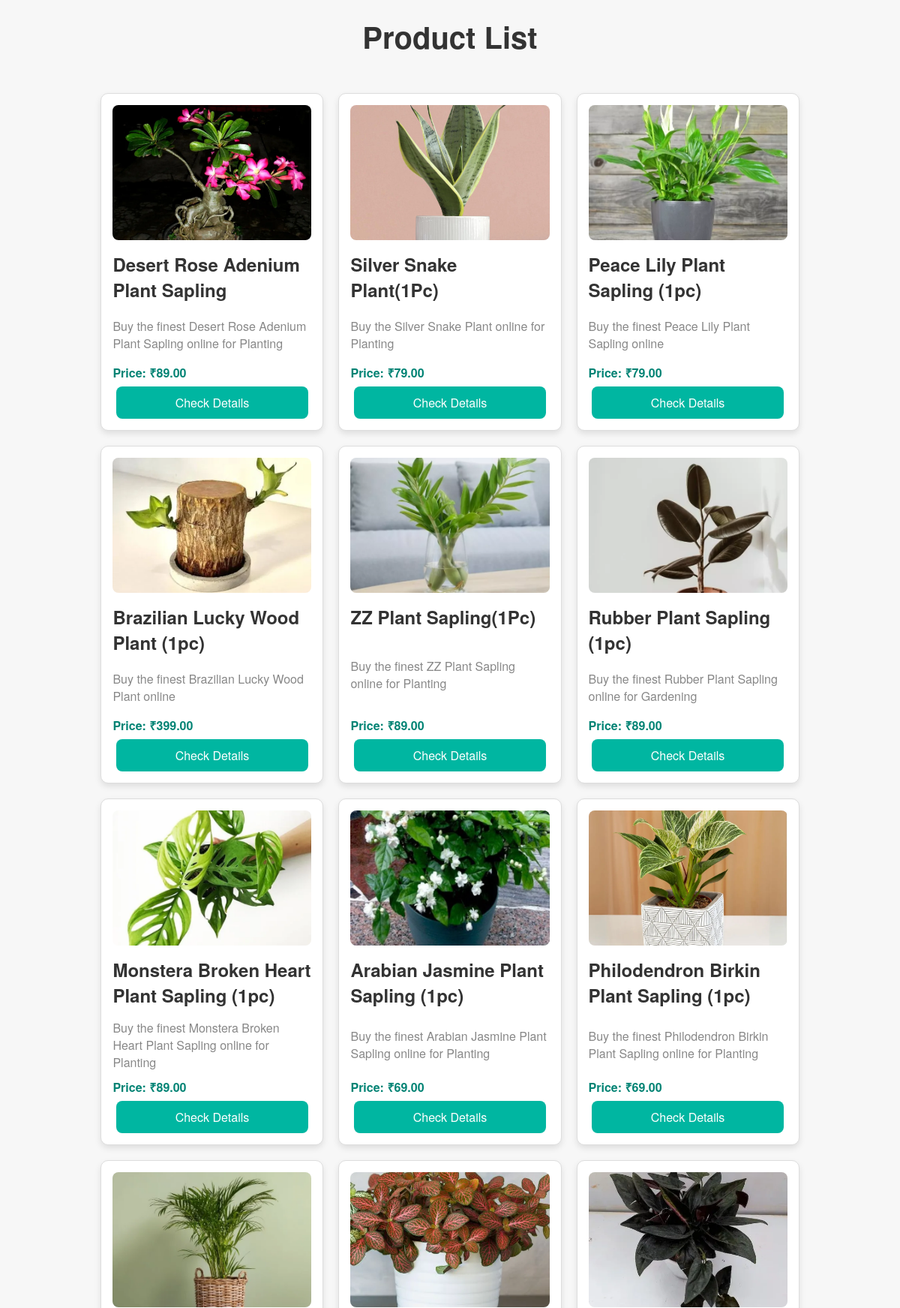
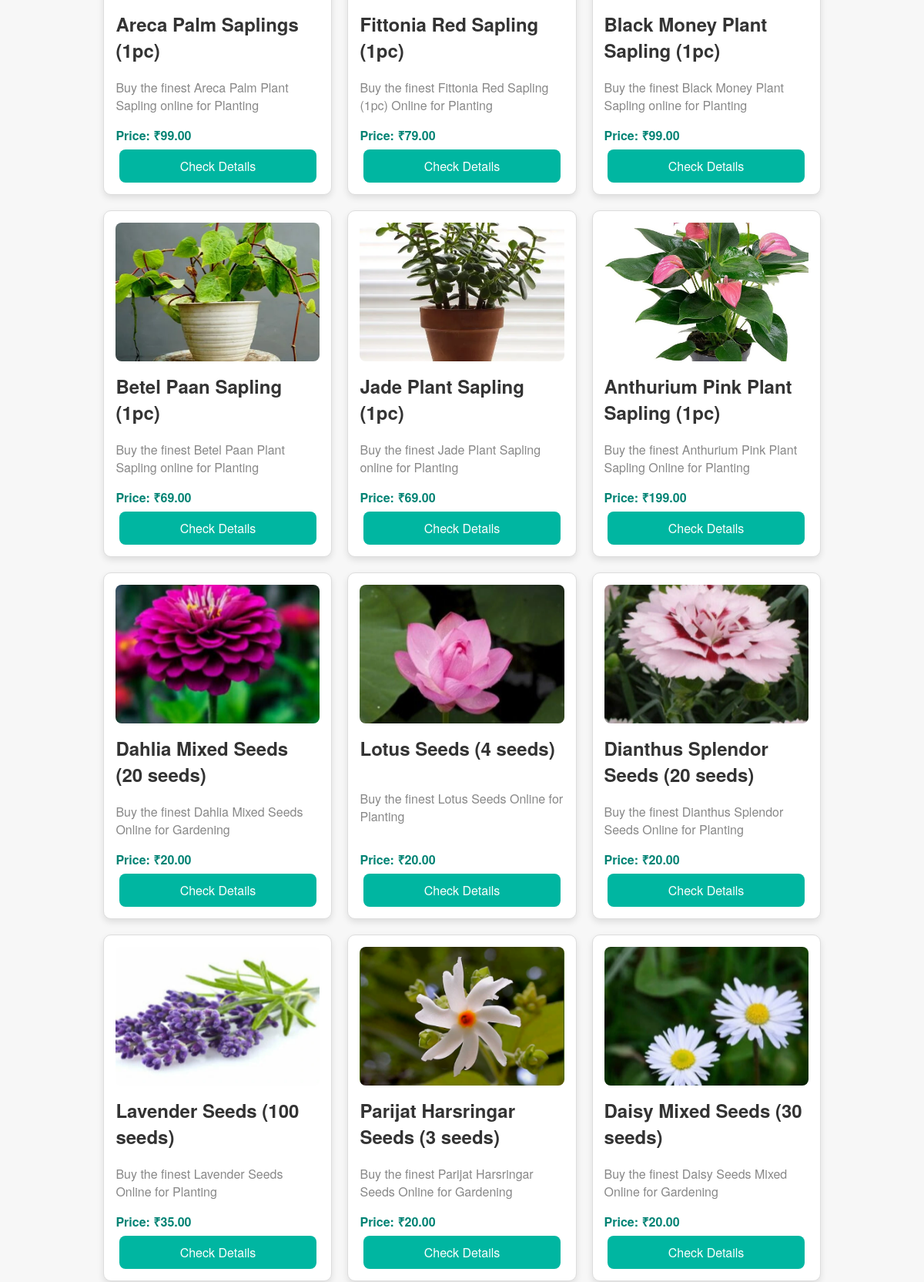
The page /products/product-list/ (upper part) on the database its author committed (2 pictures, top to bottom).
### products/models.py (models this page shows, shortened)
class Product(models.Model):
    name = models.CharField(max_length=100)
    description = models.TextField()
    price = models.DecimalField(max_digits=10, decimal_places=2)
    quantity = models.IntegerField(default=0)  # Stock quantity of the product
    image = models.ImageField(upload_to='products/')  # Ensure media settings are configured
    available = models.BooleanField(default=True)  # Indicates if the product is available for sale
    category = models.ForeignKey(Category, on_delete=models.CASCADE)  # Link to category
    rating = models.DecimalField(max_digits=3, decimal_places=1, default=0.0)  # New field for rating

### products/views.py (the view)
# urls.py: path('product-list/', views.product_list, name='product_list'),
def product_list(request):
    products = Product.objects.all()  # Fetch all products from the database
    return render(request, "products/product_list.html", {'products': products})

### products/templates/products/product_list.html (shortened to what this page needs)
{% load static %}
<!DOCTYPE html>
<html lang="en">
<head>
</head>
<body>
    <h1>Product List</h1>
    <div class="products-container">
        {% for product in products %}
            <div class="product-card">
                <img src="{{ product.image.url }}" alt="{{ product.name }}" class="product-image">
                <div class="product-details">
                    <h2>{{ product.name }}</h2>
                    <p class="product-description">{{ product.description }}</p>
                    <p class="product-price">Price: ₹{{ product.price }}</p>
                    <a class="btn" href="{% url 'product_details' product.pk %}">Check Details</a>
                </div>
            </div>
        {% endfor %}
    </div>
</body>
</html>

### products/templates/products/product_list.html (style rules this page uses)
body { font-family: 'Helvetica Neue', Arial, sans-serif; background-color: #f7f7f7; margin: 0; padding: 0; }
h1 { text-align: center; margin-top: 20px; font-size: 2.5rem; color: #333; }
.products-container { display: flex; flex-wrap: wrap; justify-content: center; gap: 20px; padding: 20px; }
.product-card { display: flex; flex-direction: column; border: 1px solid #ddd; padding: 15px; border-radius: 10px; box-shadow: 0 4px 8px rgba(0, 0, 0, 0.1); background-color: #fff; width: calc(27.333% - 20px); box-sizing: border-box; transition: transform 0.3s ease, box-shadow 0.3s ease; position: relative; min-height: 450px; padding-bottom: 60px; }
.product-image { width: 100%; height: 180px; object-fit: cover; border-radius: 8px; margin-bottom: 15px; }
.product-details { display: flex; flex-direction: column; justify-content: space-between; height: 100%; }
.product-details h2 { font-size: 1.5rem; margin: 0 0 10px; color: #333; }
.product-details p { margin: 5px 0; font-size: 1rem; }
.product-description { font-size: 0.9rem; color: #888; }
.product-price { font-size: 1.2rem; font-weight: bold; color: #008374; margin-top: auto; }
.btn { display: block !important; width: 80%; position: absolute !important; bottom: 15px; left: 50%; transform: translateX(-50%); text-align: center; background-color: #00b6a1; color: white; border: none; padding: 10px; border-radius: 8px; cursor: pointer; transition: background-color 0.3s ease; text-decoration: none; }

### rows shown on the page
Product: image (picture), name "Desert Rose Adenium Plant Sapling", description "Buy the finest Desert Rose Adenium Plant Sapling online for Planting", price "89.00"
Product: image (picture), name "Silver Snake Plant(1Pc)", description "Buy the Silver Snake Plant online for Planting", price "79.00"
Product: image (picture), name "Peace Lily Plant Sapling (1pc)", description "Buy the finest Peace Lily Plant Sapling online", price "79.00"
Product: image (picture), name "Brazilian Lucky Wood Plant (1pc)", description "Buy the finest Brazilian Lucky Wood Plant online", price "399.00"
Product: image (picture), name "ZZ Plant Sapling(1Pc)", description "Buy the finest ZZ Plant Sapling online for Planting", price "89.00"
Product: image (picture), name "Rubber Plant Sapling (1pc)", description "Buy the finest Rubber Plant Sapling online for Gardening", price "89.00"
Product: image (picture), name "Monstera Broken Heart Plant Sapling (1pc)", description "Buy the finest Monstera Broken Heart Plant Sapling online for Planting", price "89.00"
Product: image (picture), name "Arabian Jasmine Plant Sapling (1pc)", description "Buy the finest Arabian Jasmine Plant Sapling online for Planting", price "69.00"
Product: image (picture), name "Philodendron Birkin Plant Sapling (1pc)", description "Buy the finest Philodendron Birkin Plant Sapling online for Planting", price "69.00"
Product: image (picture), name "Areca Palm Saplings (1pc)", description "Buy the finest Areca Palm Plant Sapling online for Planting", price "99.00"
Product: image (picture), name "Fittonia Red Sapling (1pc)", description "Buy the finest Fittonia Red Sapling (1pc) Online for Planting", price "79.00"
Product: image (picture), name "Black Money Plant Sapling (1pc)", description "Buy the finest Black Money Plant Sapling online for Planting", price "99.00"
Product: image (picture), name "Betel Paan Sapling (1pc)", description "Buy the finest Betel Paan Plant Sapling online for Planting", price "69.00"
Product: image (picture), name "Jade Plant Sapling (1pc)", description "Buy the finest Jade Plant Sapling online for Planting", price "69.00"
Product: image (picture), name "Anthurium Pink Plant Sapling (1pc)", description "Buy the finest Anthurium Pink Plant Sapling Online for Planting", price "199.00"
Product: image (picture), name "Dahlia Mixed Seeds (20 seeds)", description "Buy the finest Dahlia Mixed Seeds Online for Gardening", price "20.00"
Product: image (picture), name "Lotus Seeds (4 seeds)", description "Buy the finest Lotus Seeds Online for Planting", price "20.00"
Product: image (picture), name "Dianthus Splendor Seeds (20 seeds)", description "Buy the finest Dianthus Splendor Seeds Online for Planting", price "20.00"
Product: image (picture), name "Lavender Seeds (100 seeds)", description "Buy the finest Lavender Seeds Online for Planting", price "35.00"
Product: image (picture), name "Parijat Harsringar Seeds (3 seeds)", description "Buy the finest Parijat Harsringar Seeds Online for Gardening", price "20.00"
Product: image (picture), name "Daisy Mixed Seeds (30 seeds)", description "Buy the finest Daisy Seeds Mixed Online for Gardening", price "20.00"
